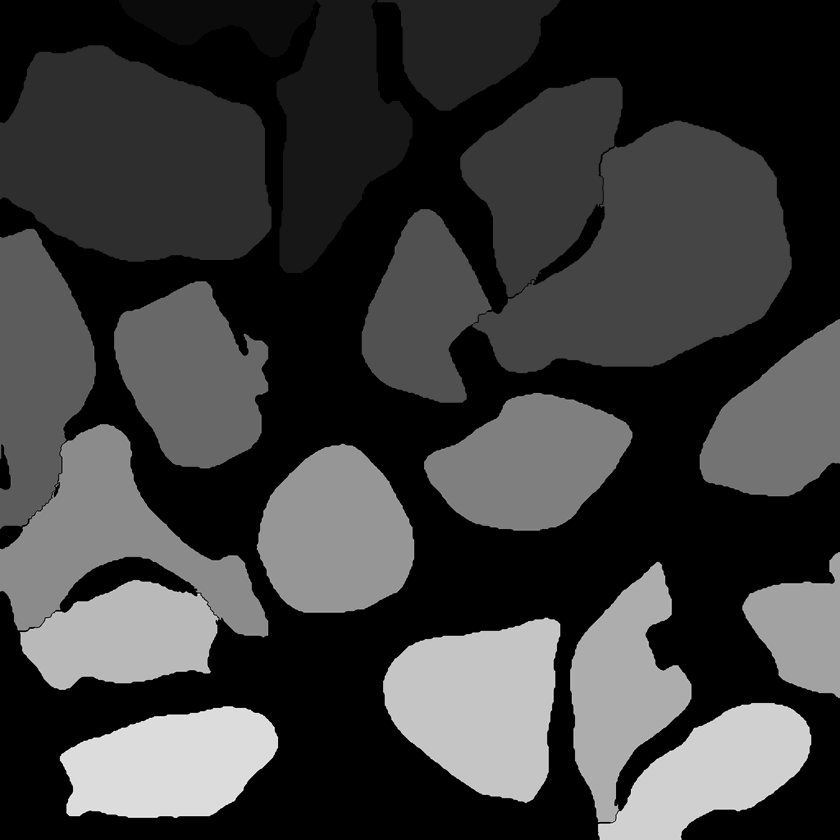
#> input picture input/label_examples/000a6c98-bb9b-11e8-b2b9-ac1f6b6435d0_predictedmask.png, 840 x 840 px, shrunk from 2048 x 2048 before the run
$ jupyter execute --allow-errors submission.ipynb   (shell and % lines are left out)   (older library calls are emulated)
#> lines starting #> are read from the running program, lines starting #| are printed output that depends on the picture; after the words box and inside, x2 and y2 are one past the last pixel; in counts of white or black regions, pixels touching at a corner belong together
# Submission

[Help with submission](https://www.kaggle.com/dschettler8845/sample-submission-on-public-test-data-only)

[Full Solution Ideas](https://www.kaggle.com/thedrcat/hpa-single-cell-classification-eda)

^^ Scroll to bottom for submission examples

[Possible Help With Class Imbalance](https://www.kaggle.com/c/hpa-single-cell-image-classification/discussion/225449)

[Cell Seg Submission Example](https://www.kaggle.com/thedrcat/hpa-baseline-cell-segmentation)

[Submission Template Example](https://www.kaggle.com/thedrcat/fastai-quick-submission-template)

[Another link](https://www.kaggle.com/c/hpa-single-cell-image-classification/discussion/221550)

For each image in the test set, you must predict a list of instance segmentation masks and their associated detection score (Confidence). The submission csv file uses the following format:

<code>ImageID,ImageWidth,ImageHeight,PredictionString
ImageAID,ImageAWidth,ImageAHeight,LabelA1 ConfidenceA1 EncodedMaskA1 LabelA2 ConfidenceA2 EncodedMaskA2 ...
ImageBID,ImageBWidth,ImageBHeight,LabelB1 ConfidenceB1 EncodedMaskB1 LabelB2 ConfidenceB2 EncodedMaskB2 …</code>

Note that a mask MAY have more than one class. If that is the case, predict separate detections for each class using the same mask.

<code>ImageID,ImageWidth,ImageHeight,PredictionString
ImageAID,ImageAWidth,ImageAHeight,LabelA1 ConfidenceA1 EncodedMaskA1 LabelA2 ConfidenceA2 EncodedMaskA1 ...</code>

A sample with real values would be:

<code>ID,ImageWidth,ImageHeight,PredictionString
721568e01a744247,1118,1600,0 0.637833 eNqLi8xJM7BOTjS08DT2NfI38DfyM/Q3NMAJgJJ+RkBs7JecF5tnAADw+Q9I
7b018c5e3a20daba,1600,1066,16 0.85117 eNqLiYrLN7DNCjDMMIj0N/Iz9DcwBEIDfyN/QyA2AAsBRfxMPcKTA1MMADVADIo=</code>

[cell 1]
import pandas as pd
import base64
import numpy as np
from pycocotools import _mask as coco_mask
from typing import List, Tuple
import zlib
from PIL import Image
import imageio
import matplotlib.pyplot as plt
import random

# HPA
import os
import imageio
from hpacellseg.cellsegmentator import CellSegmentator
from hpacellseg.utils import label_cell

#> (a cell that did not finish here is left out)

[cell 3]
def encode_binary_mask(mask: np.ndarray):
    """Converts a binary mask into OID challenge encoding ascii text."""

    # check input mask --
    if mask.dtype != np.bool:
        raise ValueError(
           "encode_binary_mask expects a binary mask, received dtype == %s" %
           mask.dtype)

    mask = np.squeeze(mask)
    if len(mask.shape) != 2:
        raise ValueError(
           "encode_binary_mask expects a 2d mask, received shape == %s" %
           mask.shape)

    # convert input mask to expected COCO API input --
    mask_to_encode = mask.reshape(mask.shape[0], mask.shape[1], 1)
    mask_to_encode = mask_to_encode.astype(np.uint8)
    mask_to_encode = np.asfortranarray(mask_to_encode)

    # RLE encode mask --
    encoded_mask = coco_mask.encode(mask_to_encode)[0]["counts"]

    # compress and base64 encoding --
    binary_str = zlib.compress(encoded_mask, zlib.Z_BEST_COMPRESSION)
    base64_str = base64.b64encode(binary_str)
    return base64_str.decode('ascii')

## Sample Masks

I think imageio is better than PIL.

<code>red=imageio.imread('../input/image_subset_example/image/'+i_d+'_red.png')</code>

#> (a cell that did not finish here is left out)

[cell 5]
i_d = '000a6c98-bb9b-11e8-b2b9-ac1f6b6435d0'
label = '7|1|2|0'

[cell 6]
def read_channels(i_d):
    red    = Image.open('../input/label_examples/'+i_d+'_red.png')
    green  = Image.open('../input/label_examples/'+i_d+'_green.png')
    blue   = Image.open('../input/label_examples/'+i_d+'_blue.png')
    yellow = Image.open('../input/label_examples/'+i_d+'_yellow.png')
    rgb = Image.merge("RGB",(red,green,blue))
    return(red, green, blue, yellow, rgb)
#> (the rest of this cell did not finish here and is left out)

[cell 7]
mask = Image.open('../input/label_examples/'+i_d+'_predictedmask.png')
#> mask is the input picture: PIL image 840x840 L; min 0, max 22, mean 5.2

[cell 8]
# [6 lines left out: function display_mask, not called in this run]

#> (the rest of this cell did not finish here and is left out)

# Encoding Mask

[cell 9]
np.unique(np.array(mask))
#> Out = 23 values from 0 to 22

So each mask from the cell segmentation tool contains an image where each pixel which does not bold the value 0 is a cell. So all pixel values that are the value 1 are the 1st cell, same for 2, etc.

The encoded

[cell 10]
bmask = (np.array(mask)==1)
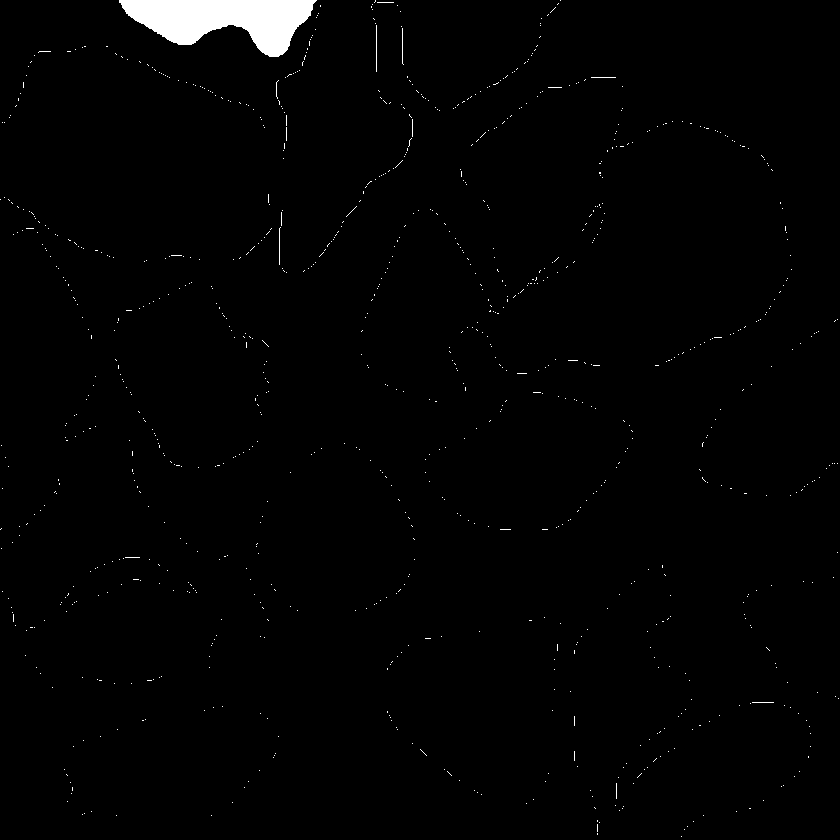
#> bmask: shape (840, 840) bool; 1.2% white; 979 white regions (973 under 20 px), largest, box (x1, y1, x2, y2) and area: (119, 0, 317, 57) 6678, (376, 25, 377, 72) 47, (279, 227, 281, 265) 38, (402, 28, 404, 65) 37, (591, 77, 616, 78) 25, (752, 702, 774, 703) 22

[cell 11]
type(encode_binary_mask(bmask))

[cell 12]
predstrings = []
predstring = ''
for j in range(1,1+np.max(mask)):
    bmask = (np.array(mask) == j)
    enc = encode_binary_mask(bmask)
    predstring += '0 1 ' + enc + ' '
#> this loop made 22 passes
#> enc on pass 22: 'eNoLSk42NDQ3iIvLTTYAABdwA54='
#> pass 2, `bmask = (np.array(mask) == j)`:
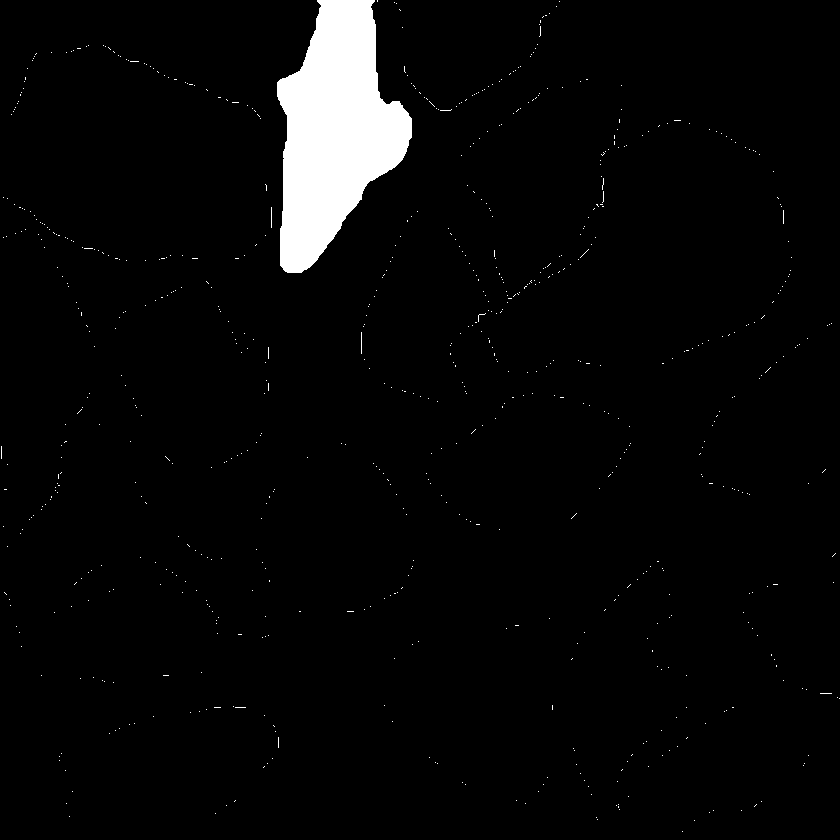
#> bmask: shape (840, 840) bool; 3.3% white; 751 white regions (748 under 20 px), largest, box (x1, y1, x2, y2) and area: (277, 0, 412, 273) 22269, (361, 332, 362, 354) 22, (271, 207, 272, 228) 21
#> pass 3, `bmask = (np.array(mask) == j)`:
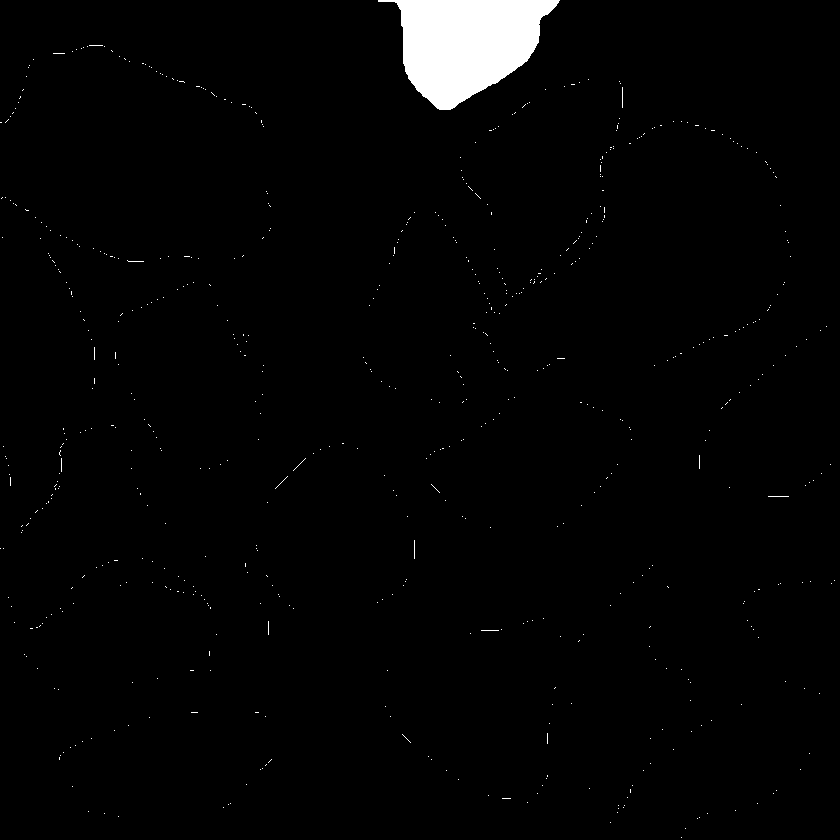
#> bmask: shape (840, 840) bool; 1.9% white; 659 white regions (656 under 20 px), largest, box (x1, y1, x2, y2) and area: (378, 0, 560, 110) 12187, (622, 87, 623, 108) 21, (768, 496, 789, 497) 21
#> after the loop:
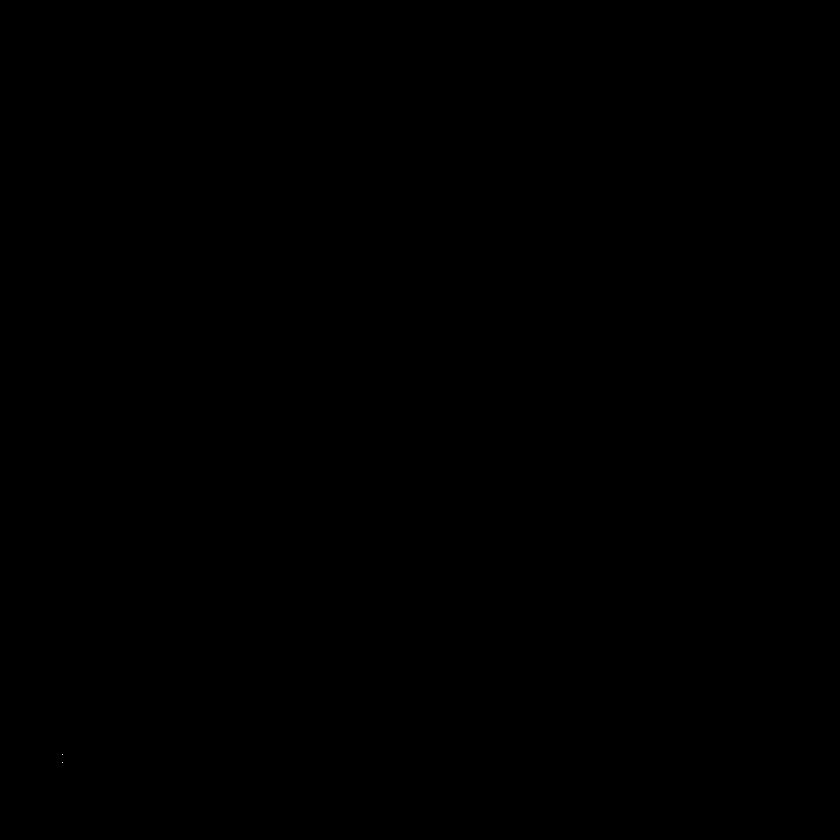
#> bmask: shape (840, 840) bool; 0% white in thin lines or dots, all inside (x1, y1, x2, y2) = (62, 754, 63, 763)
predstrings.append(predstring)

# Example Submission

We are going to fake input into the prediction string.

So for submission this is how it is going to look:

<code>ID Width Height Predicition_String</code>

Where Prediction string is:

<code>0_class cell_0_class_prob cell_0_rle_binary_mask_encoded
1_class cell_0_class_prob cell_0_rle_binary_mask_encoded
2_class cell_0_class_prob cell_0_rle_binary_mask_encoded
3_class cell_0_class_prob cell_0_rle_binary_mask_encoded
4_class cell_0_class_prob cell_0_rle_binary_mask_encoded
5_class cell_0_class_prob cell_0_rle_binary_mask_encoded
6_class cell_0_class_prob cell_0_rle_binary_mask_encoded
7_class cell_0_class_prob cell_0_rle_binary_mask_encoded
8_class cell_0_class_prob cell_0_rle_binary_mask_encoded
9_class cell_0_class_prob cell_0_rle_binary_mask_encoded
10_class cell_0_class_prob cell_0_rle_binary_mask_encoded
11_class cell_0_class_prob cell_0_rle_binary_mask_encoded
12_class cell_0_class_prob cell_0_rle_binary_mask_encoded
13_class cell_0_class_prob cell_0_rle_binary_mask_encoded
14_class cell_0_class_prob cell_0_rle_binary_mask_encoded
15_class cell_0_class_prob cell_0_rle_binary_mask_encoded
16_class cell_0_class_prob cell_0_rle_binary_mask_encoded
17_class cell_0_class_prob cell_0_rle_binary_mask_encoded
18_class cell_0_class_prob cell_0_rle_binary_mask_encoded</code>

<code>0_class cell_1_class_prob cell_1_rle_binary_mask_encoded
1_class cell_1_class_prob cell_1_rle_binary_mask_encoded
2_class cell_1_class_prob cell_1_rle_binary_mask_encoded
3_class cell_1_class_prob cell_1_rle_binary_mask_encoded
4_class cell_1_class_prob cell_1_rle_binary_mask_encoded
5_class cell_1_class_prob cell_1_rle_binary_mask_encoded
6_class cell_1_class_prob cell_1_rle_binary_mask_encoded
7_class cell_1_class_prob cell_1_rle_binary_mask_encoded
8_class cell_1_class_prob cell_1_rle_binary_mask_encoded
9_class cell_1_class_prob cell_1_rle_binary_mask_encoded
10_class cell_1_class_prob cell_1_rle_binary_mask_encoded
11_class cell_1_class_prob cell_1_rle_binary_mask_encoded
12_class cell_1_class_prob cell_1_rle_binary_mask_encoded
13_class cell_1_class_prob cell_1_rle_binary_mask_encoded
14_class cell_1_class_prob cell_1_rle_binary_mask_encoded
15_class cell_1_class_prob cell_1_rle_binary_mask_encoded
16_class cell_1_class_prob cell_1_rle_binary_mask_encoded
17_class cell_1_class_prob cell_1_rle_binary_mask_encoded
18_class cell_1_class_prob cell_1_rle_binary_mask_encoded</code>


...

<code>0_class cell_n_class_prob cell_n_rle_binary_mask_encoded
1_class cell_n_class_prob cell_n_rle_binary_mask_encoded
2_class cell_n_class_prob cell_n_rle_binary_mask_encoded
3_class cell_n_class_prob cell_n_rle_binary_mask_encoded
4_class cell_n_class_prob cell_n_rle_binary_mask_encoded
5_class cell_n_class_prob cell_n_rle_binary_mask_encoded
6_class cell_n_class_prob cell_n_rle_binary_mask_encoded
7_class cell_n_class_prob cell_n_rle_binary_mask_encoded
8_class cell_n_class_prob cell_n_rle_binary_mask_encoded
9_class cell_n_class_prob cell_n_rle_binary_mask_encoded
10_class cell_n_class_prob cell_n_rle_binary_mask_encoded
11_class cell_n_class_prob cell_n_rle_binary_mask_encoded
12_class cell_n_class_prob cell_n_rle_binary_mask_encoded
13_class cell_n_class_prob cell_n_rle_binary_mask_encoded
14_class cell_n_class_prob cell_n_rle_binary_mask_encoded
15_class cell_n_class_prob cell_n_rle_binary_mask_encoded
16_class cell_n_class_prob cell_n_rle_binary_mask_encoded
17_class cell_n_class_prob cell_n_rle_binary_mask_encoded
18_class cell_n_class_prob cell_n_rle_binary_mask_encoded</code>


So as you can see, It is going to be pretty long.

#> (a cell that did not finish here is left out)

[cell 14]
def read_image_array(ID, path='../input/image_subset_example/image/'):
    r = imageio.imread(path+ID+'_red.png')
    g = imageio.imread(path+ID+'_green.png')
    b = imageio.imread(path+ID+'_blue.png')
    y = imageio.imread(path+ID+'_yellow.png')
    return r, g, b, y

#> (a cell that did not finish here is left out)

# Submission Loop Test

Go through submission.csv, for each one segment the image, get the image mask, then for cell predict the class probabilities with model inference, add to the prediction string.

## HPA segmenation tool
From https://github.com/CellProfiling/HPA-Cell-Segmentation

!pip install https://github.com/CellProfiling/HPA-Cell-Segmentation/archive/master.zip --user

Run the above into your env. I have included it into the conda enviroment. So I won't run this in the notebook.

<code># assigning bio style variables to images
mt = red_images # microtubules
er = yellow_images # endoplasmic reticulum
nu = blue_images # nucleus
pr = green_images # [proteins]
images = [mt, er, nu]</code>

[cell 16]
# model weights
NUC_MODEL = "../models/nuclei-model.pth"
#> NUC_MODEL = '../models/nuclei-model.pth'
CELL_MODEL = "../models/cell-model.pth"

#> (the rest of this cell did not finish here and is left out)

[cell 17]
# [7 lines left out: function segment, not called in this run]

#> (a cell that did not finish here is left out)

$ run again, with notebooks/images/rect.jpg saved as input/label_examples/000a6c98-bb9b-11e8-b2b9-ac1f6b6435d0_predictedmask.png
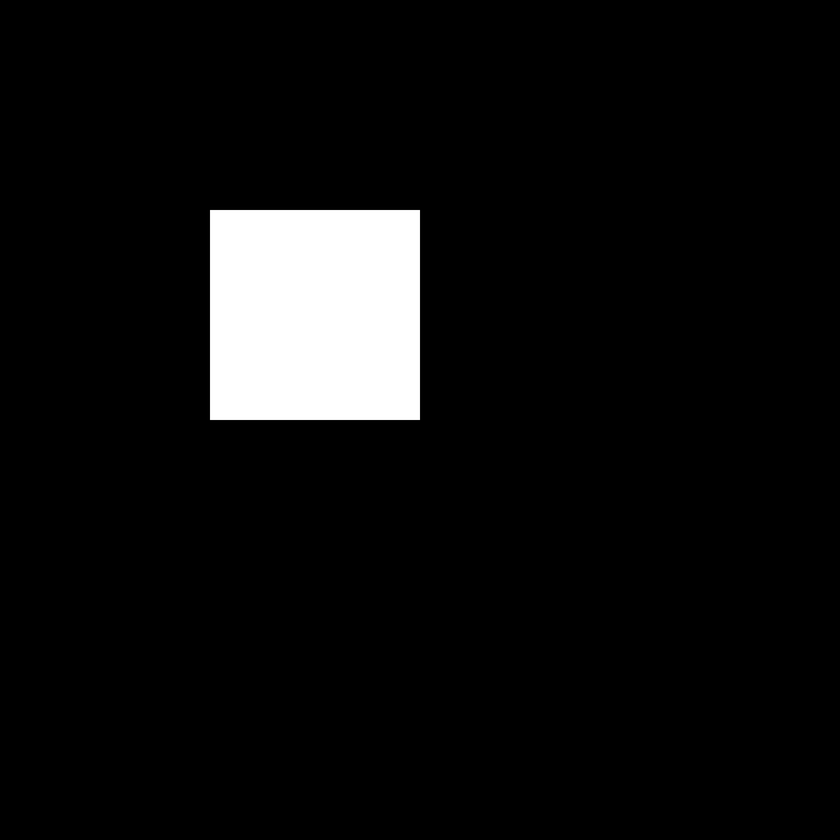
#> input picture notebooks/images/rect.jpg, 840 x 840 px, shrunk from 2048 x 2048 before the run
#> mask is the input picture: PIL image 840x840 L; min 0, max 255, mean 15.9
#> Out = [0, 1, 14, 15, 226, 239, 240, 244, 253, 254, 255]
#> `bmask = (np.array(mask)==1)`:
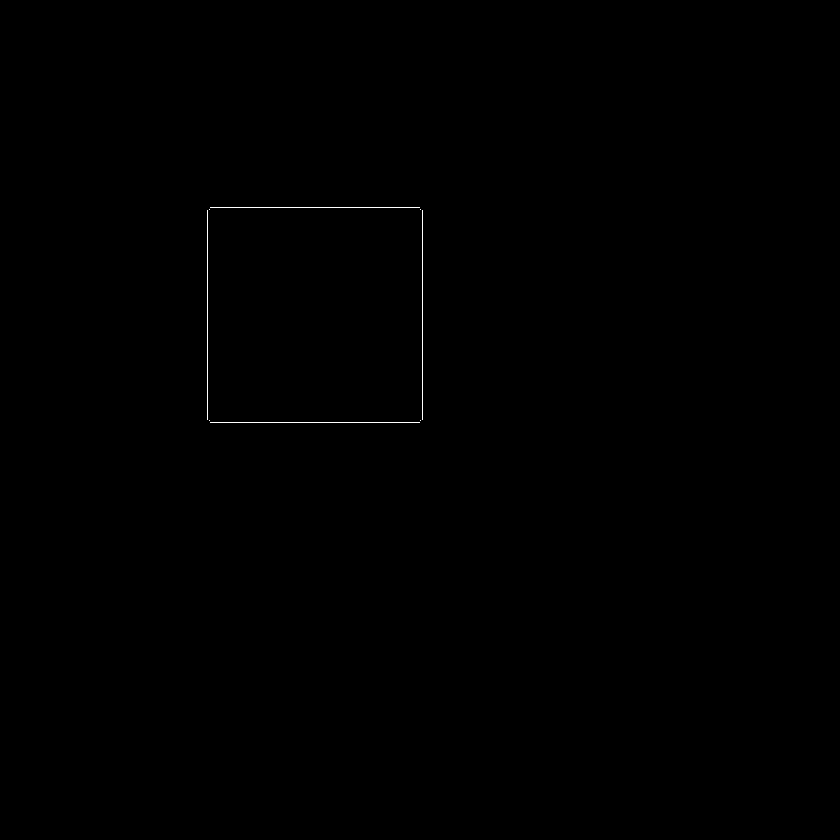
#> bmask: shape (840, 840) bool; 0.12% white in thin lines or dots, all inside (x1, y1, x2, y2) = (207, 207, 423, 423)
#> after the loop `for j in range(1,1+np.max(mask)):`:
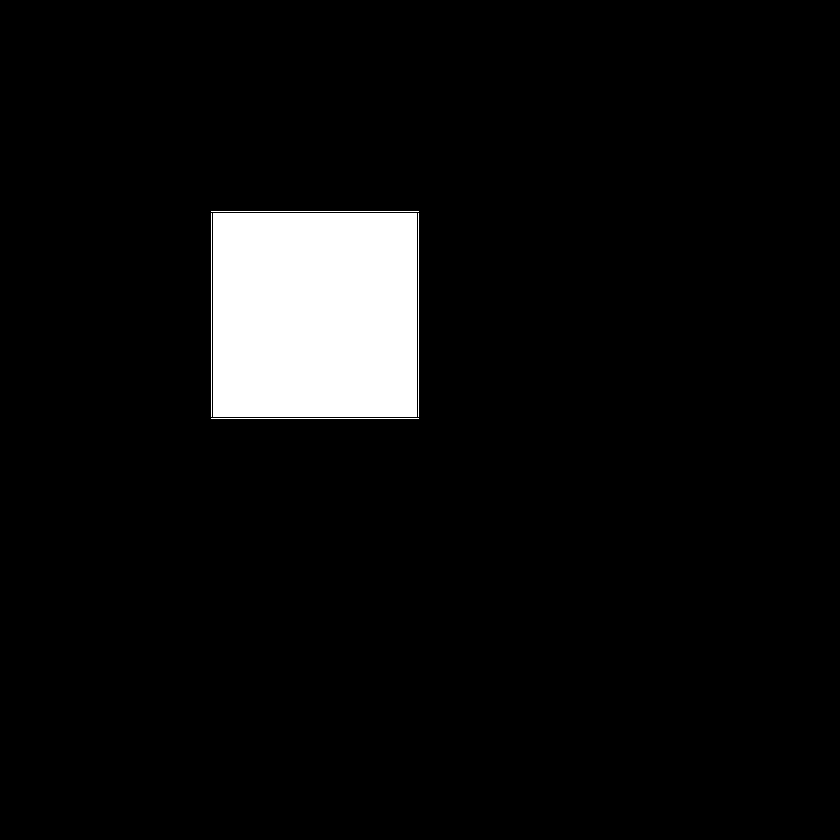
#> bmask: shape (840, 840) bool; 6% white; 5 white regions, box (x1, y1, x2, y2) and area: (213, 213, 417, 417) 41616, (211, 211, 419, 212) 208, (211, 418, 419, 419) 208, (211, 213, 212, 417) 204, (418, 213, 419, 417) 204
#> NUC_MODEL = '../models/nuclei-model.pth'
